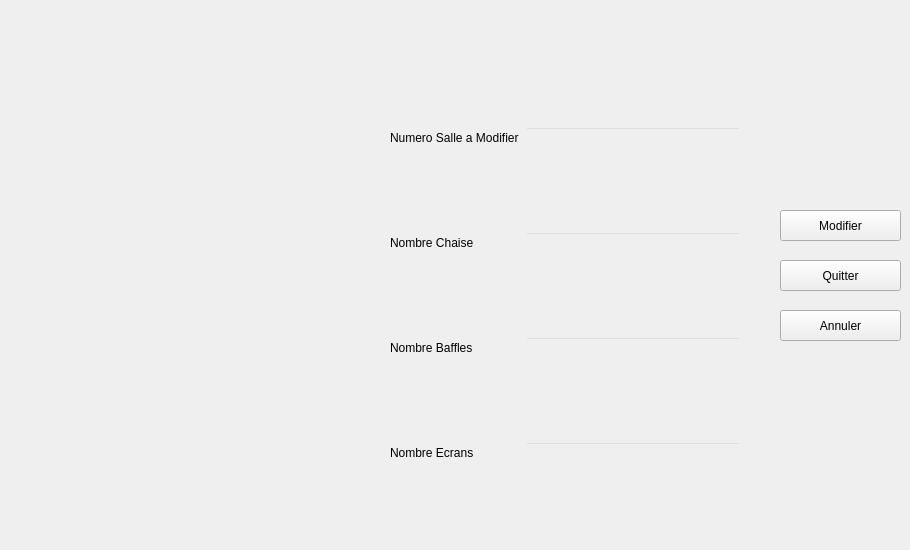
        <widget class="QWidget" name="Modifier_Reservation">
         <widget class="QPushButton" name="pushButton_15">
          <property name="geometry">
           <rect>
            <x>780</x>
            <y>210</y>
            <width>121</width>
            <height>31</height>
           </rect>
          </property>
          <property name="cursor">
           <cursorShape>PointingHandCursor</cursorShape>
          </property>
          <property name="styleSheet">
           <string notr="true"/>
          </property>
          <property name="text">
           <string>Modifier</string>
          </property>
          <property name="icon">
           <iconset resource="source.qrc">
            <normaloff>:/photos/mod.png</normaloff>:/photos/mod.png</iconset>
          </property>
         </widget>
         <widget class="QPushButton" name="pushButton_16">
          <property name="geometry">
           <rect>
            <x>780</x>
            <y>260</y>
            <width>121</width>
            <height>31</height>
           </rect>
          </property>
          <property name="cursor">
           <cursorShape>PointingHandCursor</cursorShape>
          </property>
          <property name="styleSheet">
           <string notr="true"/>
          </property>
          <property name="text">
           <string>Quitter</string>
          </property>
          <property name="icon">
           <iconset resource="source.qrc">
            <normaloff>:/photos/close2.png</normaloff>:/photos/close2.png</iconset>
          </property>
         </widget>
         <widget class="QPushButton" name="return_from_ajout_2">
          <property name="geometry">
           <rect>
            <x>780</x>
            <y>310</y>
            <width>121</width>
            <height>31</height>
           </rect>
          </property>
          <property name="cursor">
           <cursorShape>PointingHandCursor</cursorShape>
          </property>
          <property name="styleSheet">
           <string notr="true"/>
          </property>
          <property name="text">
           <string>Annuler</string>
          </property>
          <property name="icon">
           <iconset resource="source.qrc">
            <normaloff>:/photos/return1.png</normaloff>:/photos/return1.png</iconset>
          </property>
         </widget>
         <widget class="QWidget" name="widget" native="true">
          <property name="geometry">
           <rect>
            <x>390</x>
            <y>50</y>
            <width>351</width>
            <height>491</height>
           </rect>
          </property>
          <property name="styleSheet">
           <string notr="true">QWidget{
background-color :rgba(0,0,0,0);
}
QLineEdit:focus {
	background-color: rgb(200, 200, 200);
 }</string>
          </property>
          <layout class="QGridLayout" name="gridLayout_4">
           <item row="0" column="0">
            <widget class="QLabel" name="label_71">
             <property name="text">
              <string>Numero Salle a Modifier</string>
             </property>
            </widget>
           </item>
           <item row="1" column="1">
            <widget class="QLineEdit" name="nb_chaise_modif">
             <property name="styleSheet">
              <string notr="true"/>
             </property>
            </widget>
           </item>
           <item row="2" column="0">
            <widget class="QLabel" name="label_72">
             <property name="text">
              <string>Nombre Baffles</string>
             </property>
            </widget>
           </item>
           <item row="1" column="0">
            <widget class="QLabel" name="label_70">
             <property name="text">
              <string>Nombre Chaise</string>
             </property>
            </widget>
           </item>
           <item row="3" column="1">
            <widget class="QLineEdit" name="nb_ecrans_modif">
             <property name="styleSheet">
              <string notr="true"/>
             </property>
            </widget>
           </item>
           <item row="3" column="0">
            <widget class="QLabel" name="label_69">
             <property name="text">
              <string>Nombre Ecrans</string>
             </property>
            </widget>
           </item>
           <item row="2" column="1">
            <widget class="QLineEdit" name="nb_baffles_modif">
             <property name="styleSheet">
              <string notr="true"/>
             </property>
            </widget>
           </item>
           <item row="0" column="1">
            <widget class="QLineEdit" name="nm_salle_modif">
             <property name="styleSheet">
              <string notr="true"/>
             </property>
             <property name="readOnly">
              <bool>true</bool>
             </property>
            </widget>
           </item>
          </layout>
         </widget>
        </widget>
